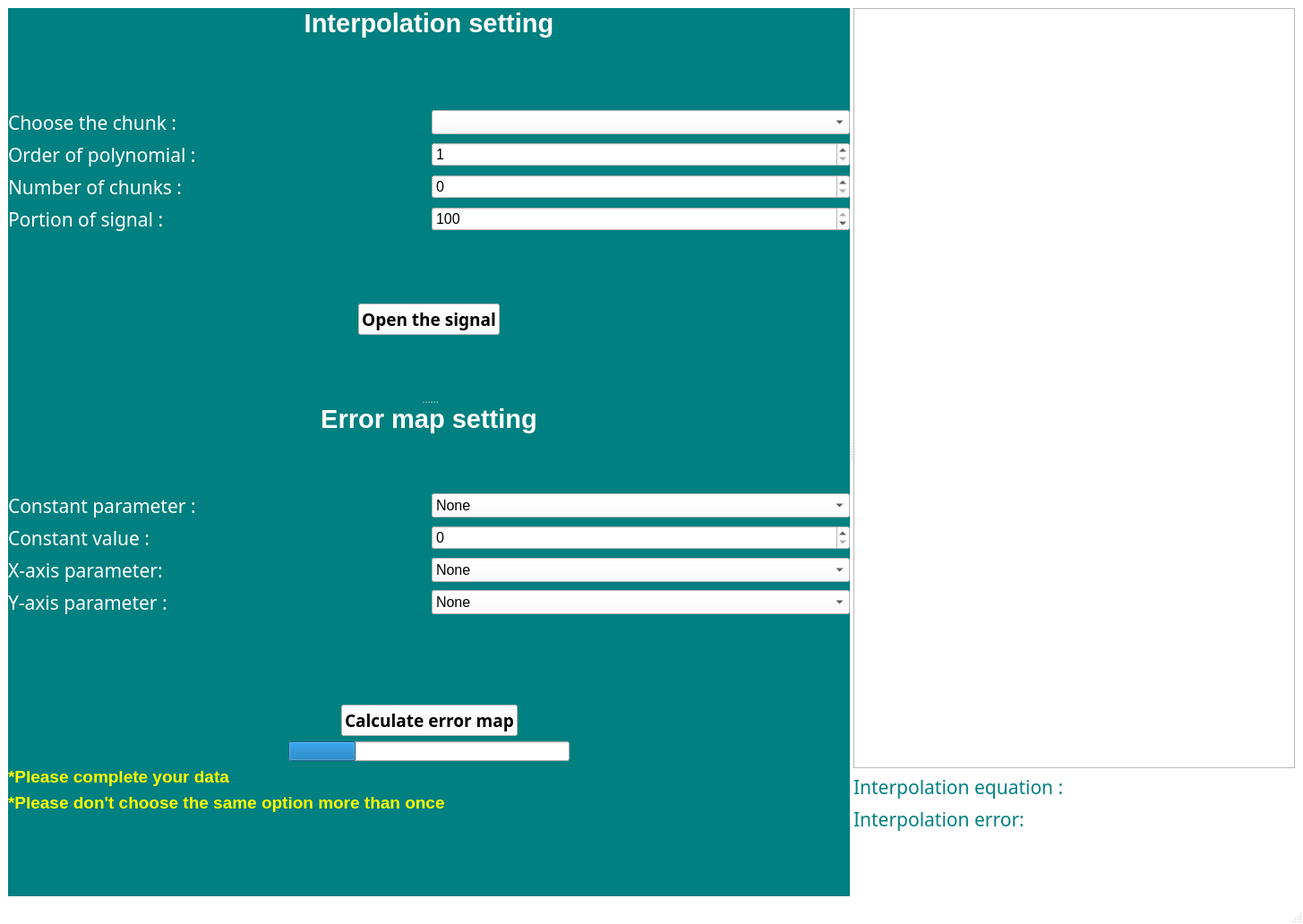
<?xml version="1.0" encoding="UTF-8"?>
<ui version="4.0">
 <class>MainWindow</class>
 <widget class="QMainWindow" name="MainWindow">
  <property name="geometry">
   <rect>
    <x>0</x>
    <y>0</y>
    <width>1455</width>
    <height>1032</height>
   </rect>
  </property>
  <property name="windowTitle">
   <string>MainWindow</string>
  </property>
  <property name="styleSheet">
   <string notr="true">QMainWindow  { background-color: white ; color: white;}</string>
  </property>
  <widget class="QWidget" name="centralwidget">
   <layout class="QGridLayout" name="gridLayout">
    <item row="0" column="0">
     <widget class="QSplitter" name="splitter_2">
      <property name="orientation">
       <enum>Qt::Horizontal</enum>
      </property>
      <widget class="QSplitter" name="splitter">
       <property name="styleSheet">
        <string notr="true">QSplitter { background-color: teal ; color: white;}</string>
       </property>
       <property name="orientation">
        <enum>Qt::Vertical</enum>
       </property>
       <widget class="QWidget" name="layoutWidget">
        <layout class="QVBoxLayout" name="all_interpolation_labels_layout">
         <item>
          <widget class="QLabel" name="interpolation_label">
           <property name="font">
            <font>
             <pointsize>22</pointsize>
             <weight>75</weight>
             <bold>true</bold>
            </font>
           </property>
           <property name="styleSheet">
            <string notr="true">QLabel { color: white;}</string>
           </property>
           <property name="text">
            <string>Interpolation setting</string>
           </property>
           <property name="alignment">
            <set>Qt::AlignCenter</set>
           </property>
          </widget>
         </item>
         <item>
          <spacer name="verticalSpacer">
           <property name="orientation">
            <enum>Qt::Vertical</enum>
           </property>
           <property name="sizeHint" stdset="0">
            <size>
             <width>20</width>
             <height>40</height>
            </size>
           </property>
          </spacer>
         </item>
         <item>
          <layout class="QHBoxLayout" name="choose_chunk_layout">
           <item>
            <widget class="QLabel" name="chunk_label">
             <property name="font">
              <font>
               <family>Neue Haas Grotesk Text Pro</family>
               <pointsize>16</pointsize>
              </font>
             </property>
             <property name="styleSheet">
              <string notr="true">QLabel { color: white;}</string>
             </property>
             <property name="text">
              <string>Choose the chunk :  </string>
             </property>
            </widget>
           </item>
           <item>
            <widget class="QComboBox" name="comboBox_of_chunk">
             <property name="font">
              <font>
               <pointsize>12</pointsize>
              </font>
             </property>
             <property name="styleSheet">
              <string notr="true">QComboBox  { background-color: white ; color: black;}</string>
             </property>
            </widget>
           </item>
          </layout>
         </item>
         <item>
          <layout class="QHBoxLayout" name="choose_order_layout">
           <item>
            <widget class="QLabel" name="degree_label">
             <property name="font">
              <font>
               <family>Neue Haas Grotesk Text Pro</family>
               <pointsize>16</pointsize>
              </font>
             </property>
             <property name="styleSheet">
              <string notr="true">QLabel { color: white;}</string>
             </property>
             <property name="text">
              <string>Order of polynomial :</string>
             </property>
            </widget>
           </item>
           <item>
            <widget class="QSpinBox" name="degree1">
             <property name="font">
              <font>
               <pointsize>12</pointsize>
              </font>
             </property>
             <property name="styleSheet">
              <string notr="true">QSpinBox  { background-color: white ; color: black;}</string>
             </property>
             <property name="minimum">
              <number>1</number>
             </property>
             <property name="maximum">
              <number>100</number>
             </property>
             <property name="value">
              <number>1</number>
             </property>
            </widget>
           </item>
          </layout>
         </item>
         <item>
          <layout class="QHBoxLayout" name="number_of_chunks_layout">
           <item>
            <widget class="QLabel" name="number_of_chunk_label">
             <property name="font">
              <font>
               <family>Neue Haas Grotesk Text Pro</family>
               <pointsize>16</pointsize>
              </font>
             </property>
             <property name="styleSheet">
              <string notr="true">QLabel { color: white;}</string>
             </property>
             <property name="text">
              <string>Number of chunks :  </string>
             </property>
            </widget>
           </item>
           <item>
            <widget class="QSpinBox" name="chunk1">
             <property name="font">
              <font>
               <pointsize>12</pointsize>
              </font>
             </property>
             <property name="styleSheet">
              <string notr="true">QSpinBox  { background-color: white ; color: black;}</string>
             </property>
             <property name="minimum">
              <number>0</number>
             </property>
             <property name="maximum">
              <number>100</number>
             </property>
             <property name="value">
              <number>0</number>
             </property>
            </widget>
           </item>
          </layout>
         </item>
         <item>
          <layout class="QHBoxLayout" name="portion_signal_layout">
           <item>
            <widget class="QLabel" name="portion_label">
             <property name="font">
              <font>
               <family>Neue Haas Grotesk Text Pro</family>
               <pointsize>16</pointsize>
              </font>
             </property>
             <property name="styleSheet">
              <string notr="true">QLabel { color: white;}</string>
             </property>
             <property name="text">
              <string>Portion of signal :     </string>
             </property>
            </widget>
           </item>
           <item>
            <widget class="QSpinBox" name="portion">
             <property name="font">
              <font>
               <pointsize>12</pointsize>
              </font>
             </property>
             <property name="styleSheet">
              <string notr="true">QSpinBox  { background-color: white ; color: black;}</string>
             </property>
             <property name="maximum">
              <number>100</number>
             </property>
             <property name="singleStep">
              <number>10</number>
             </property>
             <property name="value">
              <number>100</number>
             </property>
            </widget>
           </item>
          </layout>
         </item>
         <item>
          <spacer name="verticalSpacer_5">
           <property name="orientation">
            <enum>Qt::Vertical</enum>
           </property>
           <property name="sizeHint" stdset="0">
            <size>
             <width>20</width>
             <height>40</height>
            </size>
           </property>
          </spacer>
         </item>
         <item>
          <layout class="QHBoxLayout" name="horizontalLayout_2">
           <item>
            <spacer name="horizontalSpacer_3">
             <property name="orientation">
              <enum>Qt::Horizontal</enum>
             </property>
             <property name="sizeHint" stdset="0">
              <size>
               <width>40</width>
               <height>20</height>
              </size>
             </property>
            </spacer>
           </item>
           <item>
            <widget class="QPushButton" name="open_button">
             <property name="font">
              <font>
               <family>Neue Haas Grotesk Text Pro</family>
               <pointsize>14</pointsize>
               <weight>75</weight>
               <bold>true</bold>
              </font>
             </property>
             <property name="styleSheet">
              <string notr="true">QPushButton { background-color: white ; color: black;}</string>
             </property>
             <property name="text">
              <string>Open the signal</string>
             </property>
            </widget>
           </item>
           <item>
            <spacer name="horizontalSpacer_4">
             <property name="orientation">
              <enum>Qt::Horizontal</enum>
             </property>
             <property name="sizeHint" stdset="0">
              <size>
               <width>40</width>
               <height>20</height>
              </size>
             </property>
            </spacer>
           </item>
          </layout>
         </item>
         <item>
          <spacer name="verticalSpacer_3">
           <property name="orientation">
            <enum>Qt::Vertical</enum>
           </property>
           <property name="sizeHint" stdset="0">
            <size>
             <width>20</width>
             <height>40</height>
            </size>
           </property>
          </spacer>
         </item>
        </layout>
       </widget>
       <widget class="QWidget" name="verticalLayoutWidget_2">
        <layout class="QVBoxLayout" name="error_map_tab_layout">
         <item>
          <layout class="QVBoxLayout" name="error_map_label">
           <item>
            <widget class="QLabel" name="errormap_label">
             <property name="font">
              <font>
               <pointsize>22</pointsize>
               <weight>75</weight>
               <bold>true</bold>
              </font>
             </property>
             <property name="styleSheet">
              <string notr="true">QLabel { color: white;}</string>
             </property>
             <property name="text">
              <string>Error map setting</string>
             </property>
             <property name="alignment">
              <set>Qt::AlignCenter</set>
             </property>
            </widget>
           </item>
           <item>
            <spacer name="spacer_errormap_label">
             <property name="orientation">
              <enum>Qt::Vertical</enum>
             </property>
             <property name="sizeHint" stdset="0">
              <size>
               <width>20</width>
               <height>40</height>
              </size>
             </property>
            </spacer>
           </item>
          </layout>
         </item>
         <item>
          <layout class="QHBoxLayout" name="constant_parameter_layout">
           <item>
            <widget class="QLabel" name="constant_parameter_label">
             <property name="font">
              <font>
               <family>Neue Haas Grotesk Text Pro</family>
               <pointsize>16</pointsize>
               <weight>50</weight>
               <bold>false</bold>
              </font>
             </property>
             <property name="styleSheet">
              <string notr="true">QLabel { color: white;}</string>
             </property>
             <property name="text">
              <string>Constant parameter :</string>
             </property>
            </widget>
           </item>
           <item>
            <widget class="QComboBox" name="constant_choose">
             <property name="font">
              <font>
               <pointsize>12</pointsize>
              </font>
             </property>
             <property name="styleSheet">
              <string notr="true">QComboBox  { background-color: white ; color: black;}</string>
             </property>
             <item>
              <property name="text">
               <string>None</string>
              </property>
             </item>
             <item>
              <property name="text">
               <string>overlapping</string>
              </property>
             </item>
             <item>
              <property name="text">
               <string>chunks</string>
              </property>
             </item>
             <item>
              <property name="text">
               <string>order of interpolation</string>
              </property>
             </item>
            </widget>
           </item>
          </layout>
         </item>
         <item>
          <layout class="QHBoxLayout" name="horizontalLayout_4">
           <item>
            <widget class="QLabel" name="constant_value_label">
             <property name="font">
              <font>
               <family>Neue Haas Grotesk Text Pro</family>
               <pointsize>16</pointsize>
               <weight>50</weight>
               <bold>false</bold>
              </font>
             </property>
             <property name="styleSheet">
              <string notr="true">QLabel { color: white;}</string>
             </property>
             <property name="text">
              <string>Constant value :</string>
             </property>
            </widget>
           </item>
           <item>
            <widget class="QSpinBox" name="other_parameter_value">
             <property name="font">
              <font>
               <pointsize>12</pointsize>
              </font>
             </property>
             <property name="styleSheet">
              <string notr="true">QSpinBox  { background-color: white ; color: black;}</string>
             </property>
             <property name="minimum">
              <number>0</number>
             </property>
             <property name="maximum">
              <number>25</number>
             </property>
            </widget>
           </item>
          </layout>
         </item>
         <item>
          <layout class="QHBoxLayout" name="x_axis_parameter_layout">
           <item>
            <widget class="QLabel" name="x_axis_parameter_label">
             <property name="font">
              <font>
               <family>Neue Haas Grotesk Text Pro</family>
               <pointsize>16</pointsize>
               <weight>50</weight>
               <bold>false</bold>
              </font>
             </property>
             <property name="styleSheet">
              <string notr="true">QLabel { color: white;}</string>
             </property>
             <property name="text">
              <string>X-axis parameter:</string>
             </property>
            </widget>
           </item>
           <item>
            <widget class="QComboBox" name="x_axis_choose">
             <property name="font">
              <font>
               <pointsize>12</pointsize>
              </font>
             </property>
             <property name="styleSheet">
              <string notr="true">QComboBox  { background-color: white ; color: black;}</string>
             </property>
             <item>
              <property name="text">
               <string>None</string>
              </property>
             </item>
             <item>
              <property name="text">
               <string>overlapping</string>
              </property>
             </item>
             <item>
              <property name="text">
               <string>chunks</string>
              </property>
             </item>
             <item>
              <property name="text">
               <string>order of interpolation</string>
              </property>
             </item>
            </widget>
           </item>
          </layout>
         </item>
         <item>
          <layout class="QHBoxLayout" name="y_axis_parameter_label">
           <item>
            <widget class="QLabel" name="y_axis_label">
             <property name="font">
              <font>
               <family>Neue Haas Grotesk Text Pro</family>
               <pointsize>16</pointsize>
               <weight>50</weight>
               <bold>false</bold>
              </font>
             </property>
             <property name="styleSheet">
              <string notr="true">QLabel { color: white;}</string>
             </property>
             <property name="text">
              <string>Y-axis parameter :</string>
             </property>
            </widget>
           </item>
           <item>
            <widget class="QComboBox" name="y_axis_choose">
             <property name="font">
              <font>
               <pointsize>12</pointsize>
              </font>
             </property>
             <property name="styleSheet">
              <string notr="true">QComboBox  { background-color: white ; color: black;}</string>
             </property>
             <item>
              <property name="text">
               <string>None</string>
              </property>
             </item>
             <item>
              <property name="text">
               <string>overlapping</string>
              </property>
             </item>
             <item>
              <property name="text">
               <string>chunks</string>
              </property>
             </item>
             <item>
              <property name="text">
               <string>order of interpolation</string>
              </property>
             </item>
            </widget>
           </item>
          </layout>
         </item>
         <item>
          <spacer name="spacer_button_errormap">
           <property name="orientation">
            <enum>Qt::Vertical</enum>
           </property>
           <property name="sizeHint" stdset="0">
            <size>
             <width>20</width>
             <height>40</height>
            </size>
           </property>
          </spacer>
         </item>
         <item>
          <layout class="QHBoxLayout" name="generate_map_layout">
           <item>
            <spacer name="generate_map_spacer">
             <property name="orientation">
              <enum>Qt::Horizontal</enum>
             </property>
             <property name="sizeHint" stdset="0">
              <size>
               <width>40</width>
               <height>20</height>
              </size>
             </property>
            </spacer>
           </item>
           <item>
            <widget class="QPushButton" name="start_cancel">
             <property name="font">
              <font>
               <family>Neue Haas Grotesk Text Pro</family>
               <pointsize>14</pointsize>
               <weight>75</weight>
               <bold>true</bold>
              </font>
             </property>
             <property name="styleSheet">
              <string notr="true">QPushButton { background-color: white ; color: black;}</string>
             </property>
             <property name="text">
              <string>Calculate error map</string>
             </property>
             <property name="iconSize">
              <size>
               <width>20</width>
               <height>20</height>
              </size>
             </property>
             <property name="flat">
              <bool>false</bool>
             </property>
            </widget>
           </item>
           <item>
            <spacer name="generate_map_spacer2">
             <property name="orientation">
              <enum>Qt::Horizontal</enum>
             </property>
             <property name="sizeHint" stdset="0">
              <size>
               <width>40</width>
               <height>20</height>
              </size>
             </property>
            </spacer>
           </item>
          </layout>
         </item>
         <item>
          <layout class="QHBoxLayout" name="progressbar_layout">
           <item>
            <spacer name="progressbar_spacer">
             <property name="orientation">
              <enum>Qt::Horizontal</enum>
             </property>
             <property name="sizeHint" stdset="0">
              <size>
               <width>40</width>
               <height>20</height>
              </size>
             </property>
            </spacer>
           </item>
           <item>
            <widget class="QProgressBar" name="progressBar">
             <property name="styleSheet">
              <string notr="true">QProgressBar { color: white;}</string>
             </property>
             <property name="value">
              <number>24</number>
             </property>
            </widget>
           </item>
           <item>
            <spacer name="progressbar_spacer2">
             <property name="orientation">
              <enum>Qt::Horizontal</enum>
             </property>
             <property name="sizeHint" stdset="0">
              <size>
               <width>40</width>
               <height>20</height>
              </size>
             </property>
            </spacer>
           </item>
          </layout>
         </item>
         <item>
          <widget class="QLabel" name="warning">
           <property name="font">
            <font>
             <pointsize>14</pointsize>
             <weight>75</weight>
             <bold>true</bold>
            </font>
           </property>
           <property name="styleSheet">
            <string notr="true">QLabel{color: yellow}</string>
           </property>
           <property name="text">
            <string>*Please complete your data</string>
           </property>
          </widget>
         </item>
         <item>
          <widget class="QLabel" name="warning_2">
           <property name="font">
            <font>
             <pointsize>14</pointsize>
             <weight>75</weight>
             <bold>true</bold>
            </font>
           </property>
           <property name="styleSheet">
            <string notr="true">QLabel{color: yellow}</string>
           </property>
           <property name="text">
            <string>*Please don't choose the same option more than once</string>
           </property>
          </widget>
         </item>
         <item>
          <spacer name="button_spacer_errormapsetting">
           <property name="orientation">
            <enum>Qt::Vertical</enum>
           </property>
           <property name="sizeHint" stdset="0">
            <size>
             <width>20</width>
             <height>40</height>
            </size>
           </property>
          </spacer>
         </item>
        </layout>
       </widget>
      </widget>
      <widget class="QWidget" name="verticalLayoutWidget">
       <layout class="QVBoxLayout" name="verticalLayout">
        <item>
         <widget class="PlotWidget" name="graphicsView"/>
        </item>
        <item>
         <widget class="QLabel" name="Equation_label">
          <property name="font">
           <font>
            <family>Neue Haas Grotesk Text Pro</family>
            <pointsize>16</pointsize>
           </font>
          </property>
          <property name="styleSheet">
           <string notr="true">QLabel { color: teal;}</string>
          </property>
          <property name="text">
           <string>Interpolation equation :</string>
          </property>
         </widget>
        </item>
        <item>
         <layout class="QHBoxLayout" name="equation_layout"/>
        </item>
        <item>
         <widget class="QLabel" name="label_Error">
          <property name="font">
           <font>
            <family>Neue Haas Grotesk Text Pro</family>
            <pointsize>16</pointsize>
           </font>
          </property>
          <property name="styleSheet">
           <string notr="true">QLabel { color: teal;}</string>
          </property>
          <property name="text">
           <string>Interpolation error:</string>
          </property>
         </widget>
        </item>
        <item>
         <layout class="QHBoxLayout" name="horizontalLayout">
          <item>
           <spacer name="spacer_interpolationerror">
            <property name="orientation">
             <enum>Qt::Horizontal</enum>
            </property>
            <property name="sizeHint" stdset="0">
             <size>
              <width>40</width>
              <height>20</height>
             </size>
            </property>
           </spacer>
          </item>
          <item>
           <widget class="QLabel" name="Error_label">
            <property name="font">
             <font>
              <pointsize>12</pointsize>
              <weight>50</weight>
              <bold>false</bold>
             </font>
            </property>
            <property name="styleSheet">
             <string notr="true">QLabel {  color: black;}</string>
            </property>
            <property name="text">
             <string/>
            </property>
           </widget>
          </item>
          <item>
           <spacer name="spacer_interpolationerror2">
            <property name="orientation">
             <enum>Qt::Horizontal</enum>
            </property>
            <property name="sizeHint" stdset="0">
             <size>
              <width>40</width>
              <height>20</height>
             </size>
            </property>
           </spacer>
          </item>
         </layout>
        </item>
        <item>
         <widget class="QLabel" name="errormap_title">
          <property name="font">
           <font>
            <pointsize>22</pointsize>
            <weight>75</weight>
            <bold>true</bold>
           </font>
          </property>
          <property name="styleSheet">
           <string notr="true">QLabel { color: teal;}</string>
          </property>
          <property name="text">
           <string/>
          </property>
          <property name="alignment">
           <set>Qt::AlignCenter</set>
          </property>
         </widget>
        </item>
        <item>
         <widget class="QWidget" name="widget_errormap" native="true"/>
        </item>
       </layout>
      </widget>
     </widget>
    </item>
   </layout>
  </widget>
  <widget class="QMenuBar" name="menubar">
   <property name="geometry">
    <rect>
     <x>0</x>
     <y>0</y>
     <width>1455</width>
     <height>26</height>
    </rect>
   </property>
  </widget>
  <widget class="QStatusBar" name="statusbar"/>
 </widget>
 <customwidgets>
  <customwidget>
   <class>PlotWidget</class>
   <extends>QGraphicsView</extends>
   <header>pyqtgraph</header>
  </customwidget>
 </customwidgets>
 <resources/>
 <connections/>
</ui>
